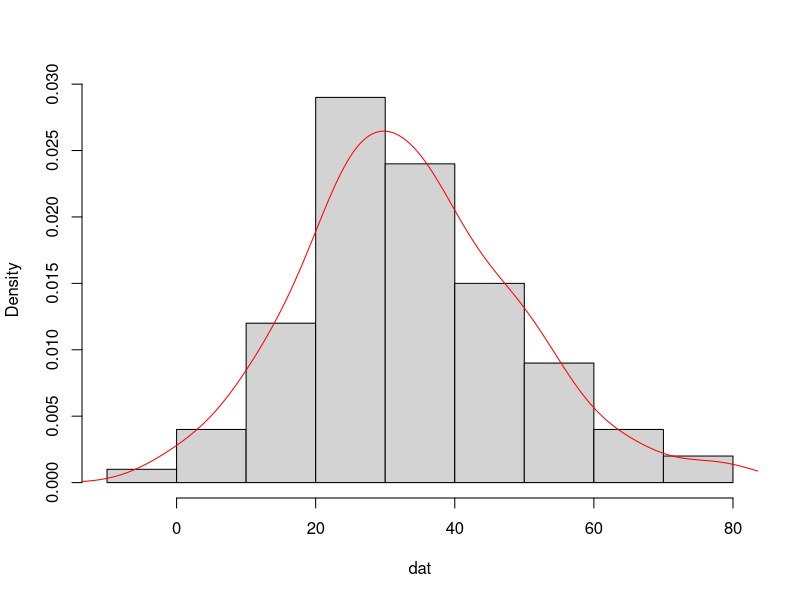
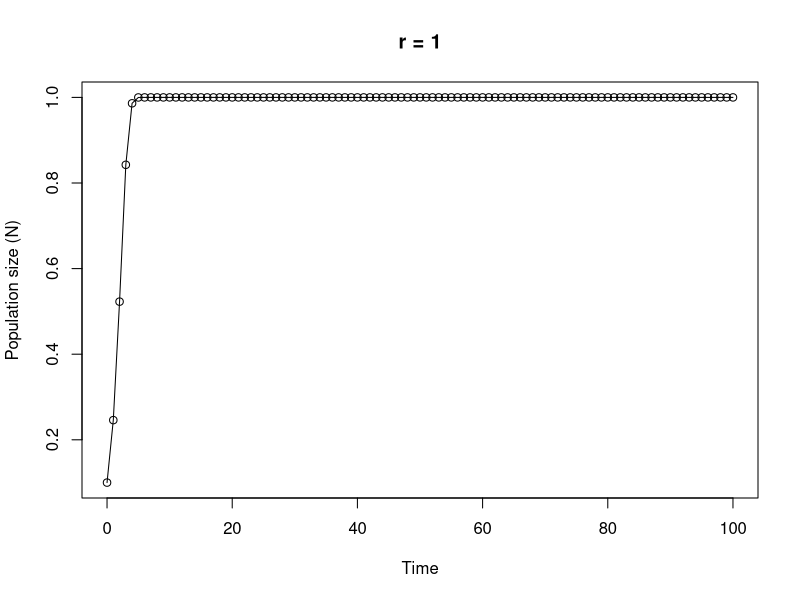

These charts were generated, in order, by the following R code:
## ----Q1, results = 'asis'------------------------------------------------------------------------------------------

# area of a circle
# the equation to calculate the area of a circle is pi * radius^2

circle.area <- function(d){ 
	pi * (d/2)^2
}

# to use your new function

circle.area(10)
# [1] 78.53982

# to test on a vector of diameters
# first create a vector with diameters ranging from 0 to 50 in steps of 10

cir.diam <- seq(from = 0, to = 50, by = 10)

# test your function

circle.area(cir.diam)
# [1]    0.00000   78.53982  314.15927  706.85835 1256.63706 1963.49541


## ----Q2, tidy = TRUE-----------------------------------------------------------------------------------------------

far.cent <- function(a){
	val <- (a-32)*5/9
	print(paste("Fahrenheit: ", round(a, digits = 3), "oF",sep = " "), quote = FALSE)# round 3dp
	print(paste("Centigrade: ", round(val, digits = 3), "oC", sep = " "), quote = FALSE)# round 3dp
}

# alternative Fahrenheit to centigrade using cat function

far.cent2 <- function(a){
	val <- (a - 32) * 5/9	#calculation
	cat("Fahrenheit: ", round(a, digits = 3), "oF", "\n")   # use cat function
	cat("Centigrade: ", round(val, digits = 3), "oC", "\n")   
}


## ----Q3------------------------------------------------------------------------------------------------------------

# Create a vector of normally distributed data
# length 100, mean 35 and standard deviation of 29

vals <- rnorm(100, 35, 15)	# create some norm dist data mean 35, sd = 15

summary.fun <- function(dat){
	mymean <- round(mean(dat), digits = 4)      	# calc mean
	mymedian <- round(median(dat), digits = 4)    # calc median
	mymin <- round(min(dat), digits = 4)          # calc min
	mymax <- round(max(dat), digits = 4)          # calc max
	print(paste("mean:", mymean, sep = " "), quote = FALSE)     # print mean
	print(paste("median:", mymedian, sep = " "), quote = FALSE)     # print median
	print(paste("range:", "from:", mymin, "to", mymax, sep = " "), quote = FALSE) 
	dens <- density(dat)                          # estimate density curve
	hist(dat, main = "",type = "l",freq = FALSE)  # plot histogram
	lines(dens, lty = 1, col = "red")             # plot density curve
}

# use the function
summary.fun(vals)


## ----Q4------------------------------------------------------------------------------------------------------------

# calculate a median

ourmedian <- function(x){
	n <- length(x)
	if (n %% 2 == 1)      # odd numbers
	  sort(x)[(n + 1)/2]  # find the middle number by adding 1 to length and div 2
	else {                # even numbers
	  middletwo <- sort(x)[(n/2) + 0:1]   #find the two middle numbers
	  mean(middletwo)
	  }
}

# use the function
mydat <- sample(1:50, size = 10, replace = TRUE )

# our function
ourmedian(mydat)

# R median function
median(mydat)


## ----Q5, tidy = TRUE-----------------------------------------------------------------------------------------------

# function to simulate Ricker model

Ricker.model <- function(nzero, r, time, K=1){     # sets initial parameters
  N <- numeric(time + 1)    # creates a real vector of length time+1 to store values of Nt+1
  N[1] <- nzero             # sets initial population size in first element of N
  for (i in 1:time) {				# loops over time
      N[i+1] <- N[i]*exp(r*(1 - N[i]/K))    
  }
  Time <- 0:time   					 # creates vector for x axis
  plot(Time, N, type = "o", xlim = c(0, time), xlab = "Time", ylab = "Population size (N)", main = paste("r =", r, sep=" "))   # plots     output
}

# To run
# play around with the different parameters, especially r
Ricker.model(nzero=0.1,r=1,time=100)
